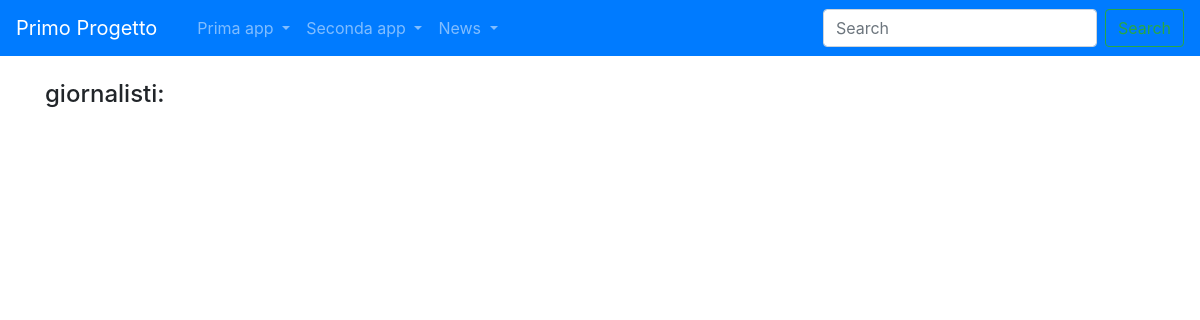
/news/lista_giornalisti/, run on an earlier commit of the app's database.
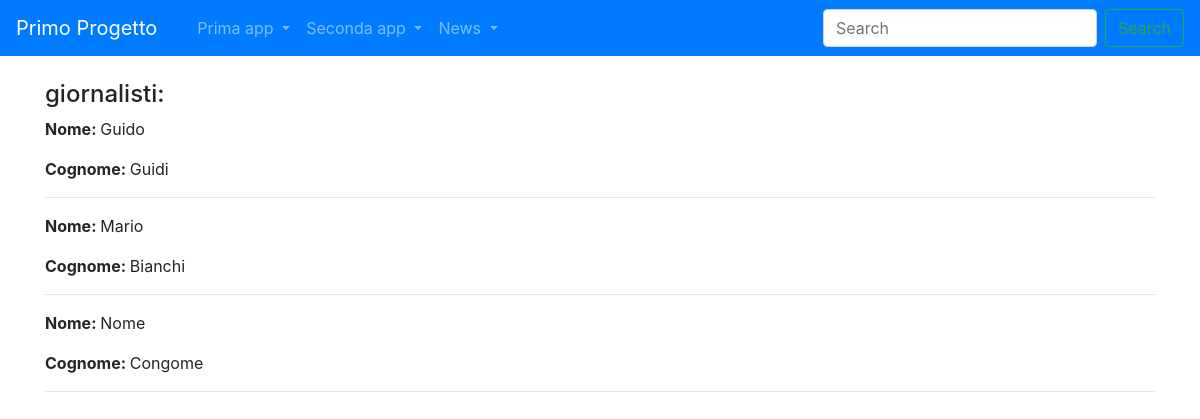
And on a later commit of the database.
### news/models.py (models this page shows, shortened)
class Giornalista(models.Model):
    nome = models.CharField(max_length=20)
    cognome = models.CharField(max_length=20)

### news/views.py (the view)
# urls.py: path("lista_giornalisti/", GiornalistaListView.as_view(), name="lista_giornalisti"),
class GiornalistaListView(ListView):
    model= Giornalista
    template_name= "lista_giornalisti.html"
    def get_context_data(self, **kwargs):
        context= super().get_context_data(**kwargs)
        context["giornalisti"] = Giornalista.objects.all()
        return context

### news/templates/lista_giornalisti.html (shortened to what this page needs)
{% extends 'base.html' %}
{% block content %}
    <h4>giornalisti:</h4>
    {% for giornalista in giornalisti %}
    <p><strong>Nome: </strong>{{ giornalista.nome }}</p>
    <p><strong>Cognome: </strong>{{ giornalista.cognome }}</p>
    <hr>
    {% endfor %}
{% endblock content %}

What changed in the data, as far as the page shows it:
added Giornalista: nome "Guido", cognome "Guidi"
added Giornalista: nome "Mario", cognome "Bianchi"
added Giornalista: nome "Nome", cognome "Congome"
